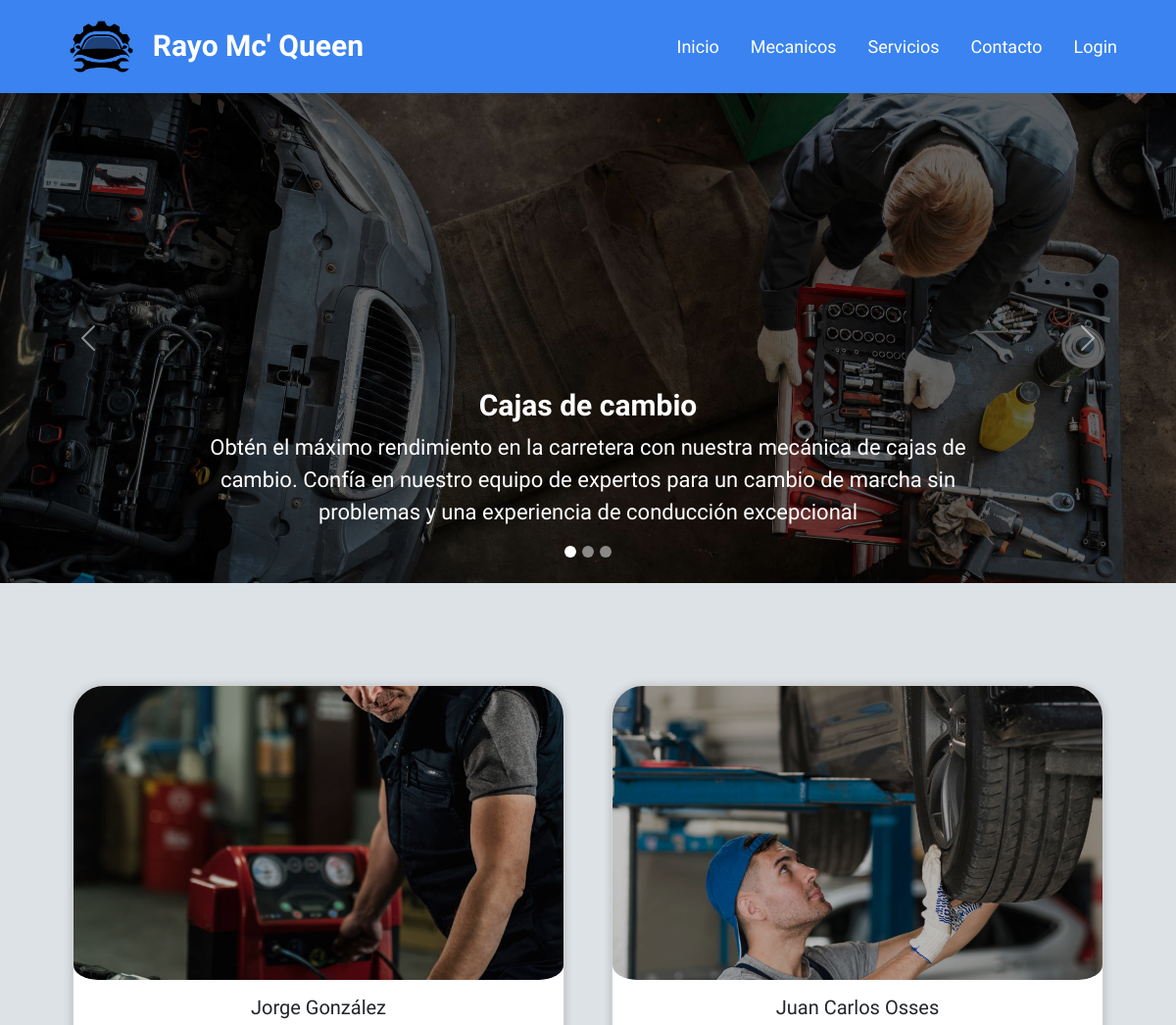
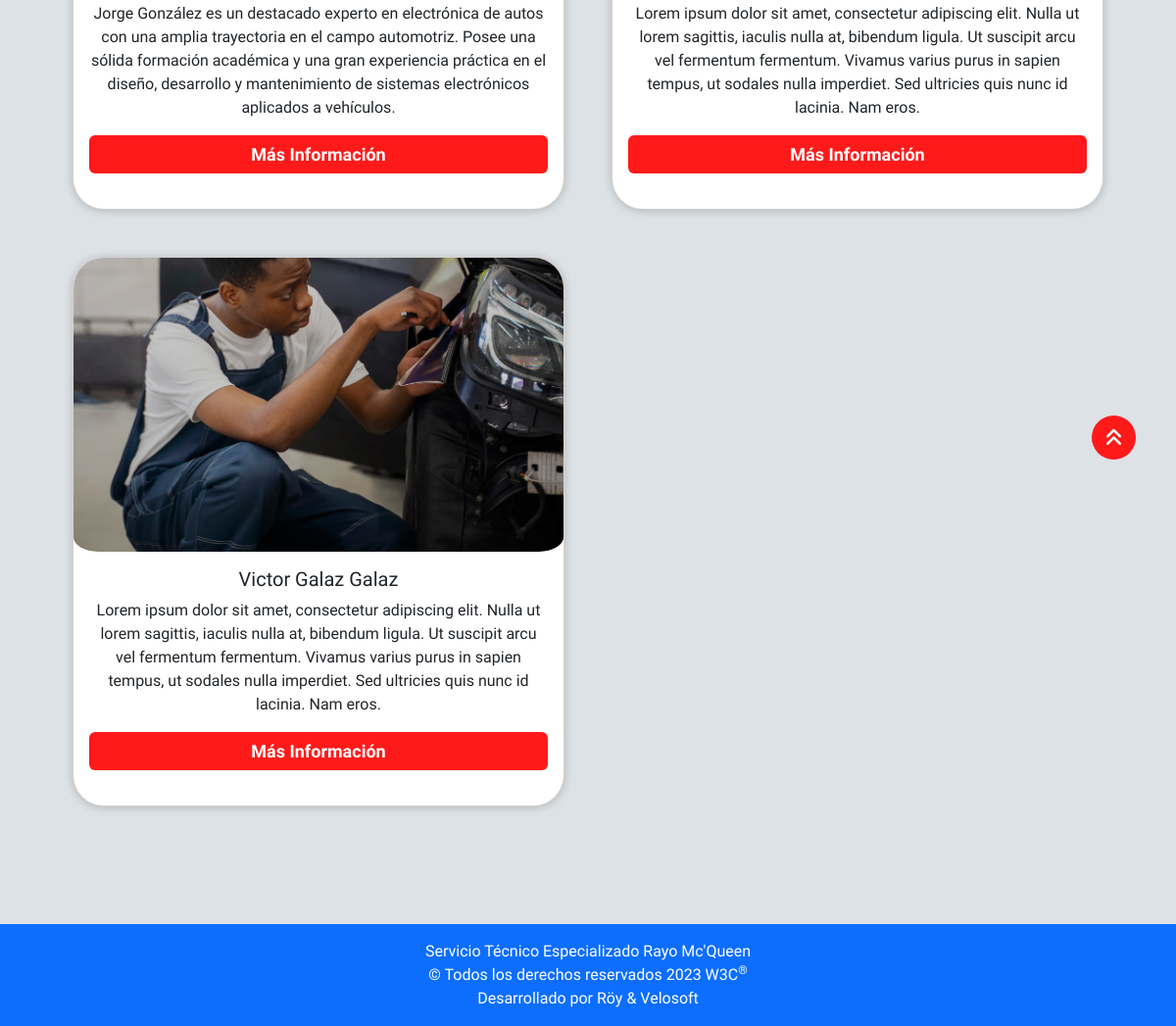
The page / on the database its author committed (2 pictures, top to bottom).
### rayoapp/models.py (models this page shows, shortened)
class Mecanico(models.Model):
    id = models.AutoField(primary_key=True)
    nombre = models.CharField(max_length=100, verbose_name='Nombre', null=True)
    descripcion = models.TextField(verbose_name="Descripción", null=True)
    imagen = models.ImageField(upload_to='img/', verbose_name="Imagen", null=True)

### rayoapp/views.py (the view)
# urls.py: path('', views.inicio, name='inicio'),
def inicio(request):
    mecanicos = Mecanico.objects.all()
    return render(request, 'paginas/index.html', {'mecanicos': mecanicos})

### rayoapp/templates/paginas/index.html (shortened to what this page needs)
{% extends 'base.html' %}
{% load static %}
{% block contenido %}
<div id="carouselExampleCaptions" class="carousel slide" data-bs-ride="carousel">
    <div class="carousel-indicators">
        <button type="button" data-bs-target="#carouselExampleCaptions" data-bs-slide-to="0" class="active" aria-current="true" aria-label="Slide 1"></button>
        <button type="button" data-bs-target="#carouselExampleCaptions" data-bs-slide-to="1" aria-label="Slide 2"></button>
        <button type="button" data-bs-target="#carouselExampleCaptions" data-bs-slide-to="2" aria-label="Slide 3"></button>
    </div>
    <div class="carousel-inner">
        <div class="carousel-item active c-item" data-bs-interval="3000">
            <img src="{% static 'img/foto1.jpg' %}" class="d-block w-100 c-img" alt="...">
            <div class="carousel-caption d-none d-md-block tamaño-font">
                <h4>Cajas de cambio</h4>
                <p>Obtén el máximo rendimiento en la carretera con nuestra mecánica de cajas de cambio. Confía en nuestro equipo de expertos para
                    un cambio
                    de marcha sin problemas y una experiencia de conducción excepcional</p>
            </div>
        </div>
    </div>
    <button class="carousel-control-prev" type="button" data-bs-target="#carouselExampleCaptions" data-bs-slide="prev">
        <span class="carousel-control-prev-icon" aria-hidden="true"></span>
    </button>
    <button class="carousel-control-next" type="button" data-bs-target="#carouselExampleCaptions" data-bs-slide="next">
        <span class="carousel-control-next-icon" aria-hidden="true"></span>
    </button>
</div>
<div class="container mt-5 mb-5" id="Mecanicos">
    <div class="row row-cols-1 row-cols-md-1 row-cols-lg-2 g-5 m-2">
        {% for mecanico in mecanicos %}
        <div class="col">
            <div class="card card-mecanico rounded-5">
                <img src="{{ mecanico.imagen.url }}" class="card-img-top hv-100 img-card img-mecanico" alt="...">
                <div class="card-body">
                    <h5 class="card-title">{{ mecanico.nombre }}</h5>
                    <p class="card-text">{{ mecanico.descripcion }}</p>
                    <a href="{% url 'detalle_mecanico' %}" class="btn bot-stl bot-stl2">Más Información</a>
                </div>
            </div>
        </div>
        {% endfor %}
    </div>
</div>
<br>
{% endblock %}

### rayoapp/static/css/style_in.css (style rules this page uses)
* { margin: 0; padding: 0; box-sizing: border-box; font-family: 'M PLUS Rounded 1c', sans-serif; }
body { background: #dde2e6; }
.bot-stl { font-family: 'M PLUS Rounded 1c', sans-serif; font-weight: 700; font-size: 18px; margin-top: 6px !important; background-color: #ff1a1a; border: none; cursor: pointer; text-decoration: none; color: #ffffff; }
.carousel-indicators>button { width: 12px !important; height: 12px !important; border-radius: 100%; }
.c-item { height: 500px; }
.c-img { height: 100%; object-fit: cover; filter: brightness(0.4); }
.btn { margin-top: 5px; margin-bottom: 20px; }
.tamaño-font h4 { font-weight: 700 !important; font-size: 30px !important; }
.tamaño-font p { font-weight: 300 !important; font-size: 22px !important; }
.img-card { height: 300px !important; object-fit: cover; filter: brightness(0.8); border-bottom: 2px #ff1a1a !important; }
.img-card { border-radius: 5%; }
.card-mecanico { border-radius: 5%; text-align: center; align-items: center; overflow: hidden; background: #fff; box-shadow: 0px 1px 10px rgba(0, 0, 0, 0.2); cursor: default; transition: all 400ms ease; }
.bot-stl2 { display: block; }

### rows shown on the page
Mecanico: imagen (picture), nombre "Jorge González", descripcion "Jorge González es un destacado experto en electrónica de autos con una amplia trayectoria en el campo automotriz. Posee una sólida formación académica y una gran experiencia práctica en el diseño, desarrollo y mantenimiento de sistemas electrónicos aplicados a vehículos."
Mecanico: imagen (picture), nombre "Juan Carlos Osses", descripcion "Lorem ipsum dolor sit amet, consectetur adipiscing elit. Nulla ut lorem sagittis, iaculis nulla at, bibendum ligula. Ut suscipit arcu vel fermentum fermentum. Vivamus varius purus in sapien tempus, ut sodales nulla imperdiet. Sed ultricies quis nunc id lacinia. Nam eros."
Mecanico: imagen (picture), nombre "Victor Galaz Galaz", descripcion "Lorem ipsum dolor sit amet, consectetur adipiscing elit. Nulla ut lorem sagittis, iaculis nulla at, bibendum ligula. Ut suscipit arcu vel fermentum fermentum. Vivamus varius purus in sapien tempus, ut sodales nulla imperdiet. Sed ultricies quis nunc id lacinia. Nam eros."
